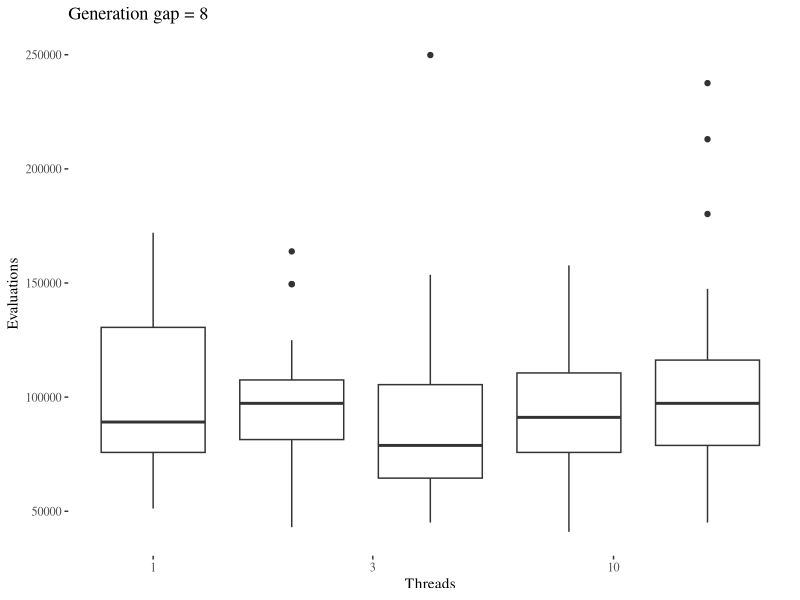
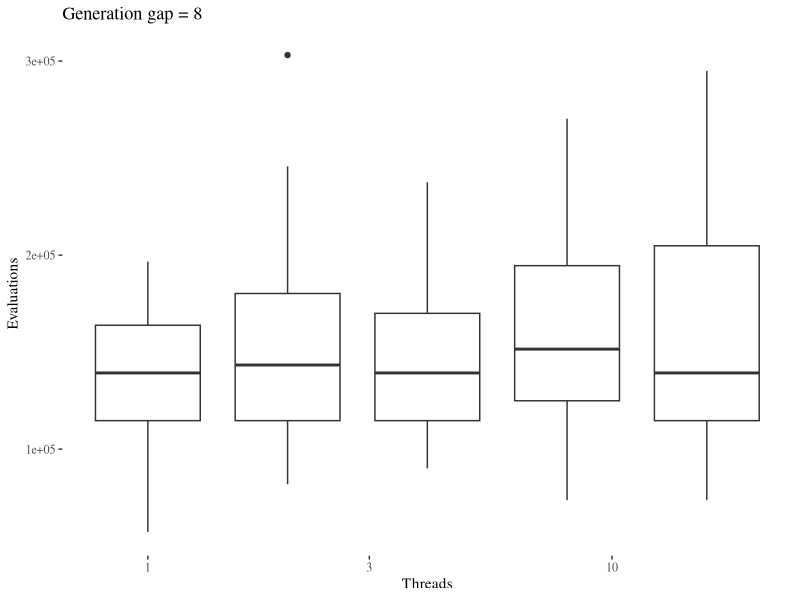
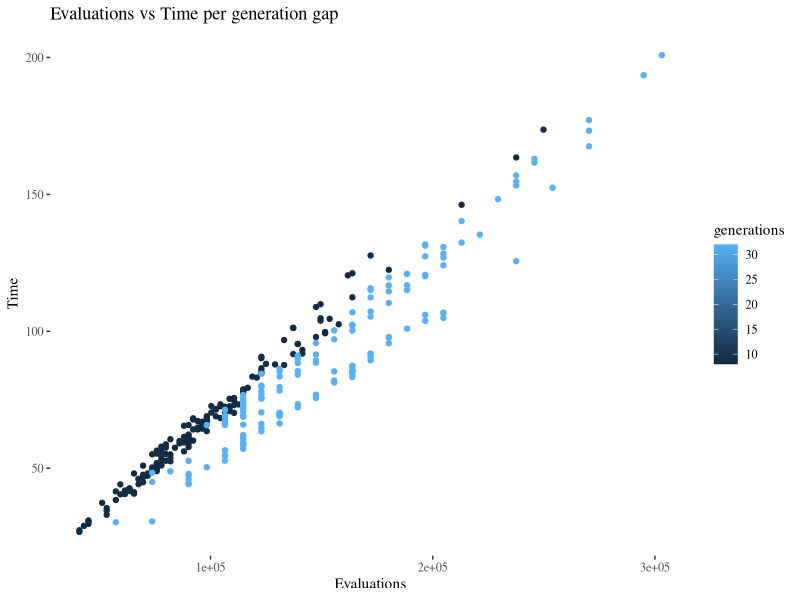
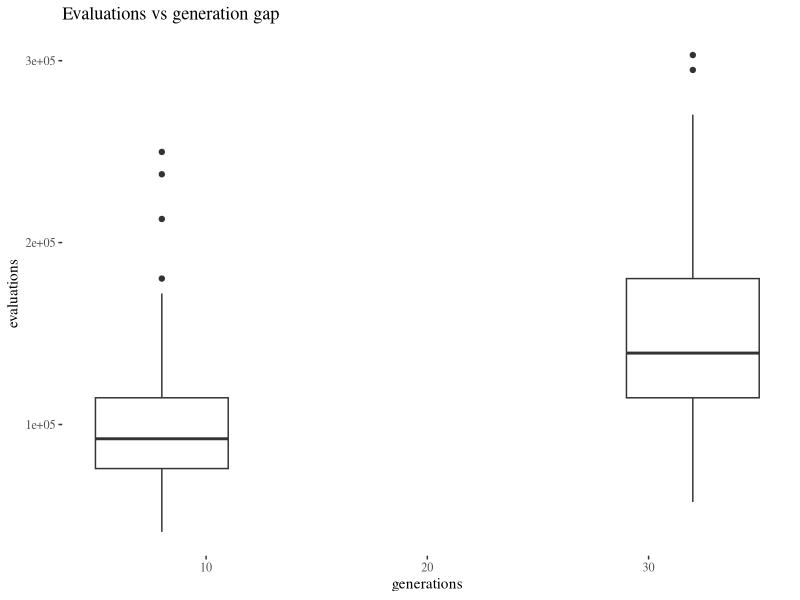
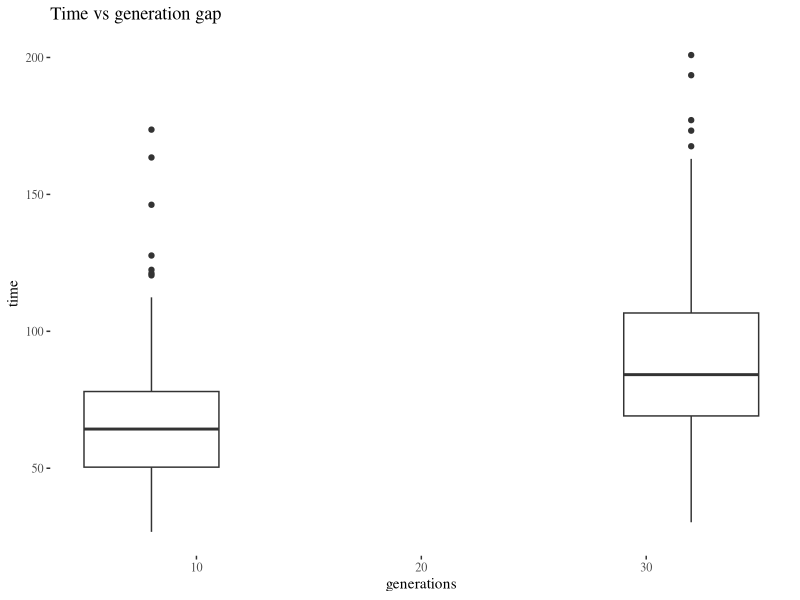

Source code (R) for these figures, in order:
library(reshape2)
library(ggplot2)
library(ggthemes)

data.8 <- read.csv('../data/8generations.csv')
data.32 <- read.csv('../data/32generations.csv')

ggplot(data.8,aes(x=Threads,y=Evaluations,group=Threads))+geom_boxplot()+scale_x_log10()+theme_tufte()+labs(x="Threads",y="Evaluations",title="Generation gap = 8")
ggplot(data.32,aes(x=Threads,y=Evaluations,group=Threads))+geom_boxplot()+scale_x_log10()+theme_tufte()+labs(x="Threads",y="Evaluations",title="Generation gap = 8")

data <- data.frame(generations=c(rep(8,length(data.8$Time)),rep(32,length(data.32$Time))),time=c(data.8$Time,data.32$Time),evaluations=c(data.8$Evaluations,data.32$Evaluations))
ggplot(data,aes(x=evaluations,y=time,color=generations))+geom_point()+theme_tufte()+labs(x="Evaluations",y="Time",title="Evaluations vs Time per generation gap")

ggplot(data,aes(x=generations,y=evaluations,group=generations))+geom_boxplot()+theme_tufte()+labs(title="Evaluations vs generation gap")
ggplot(data,aes(x=generations,y=time,group=generations))+geom_boxplot()+theme_tufte()+labs(title="Time vs generation gap")
